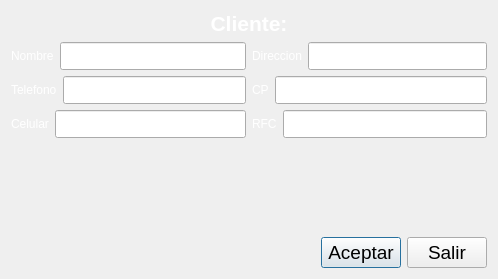
<?xml version="1.0" encoding="UTF-8"?>
<ui version="4.0">
 <class>dialogo_detalle_cliente</class>
 <widget class="QDialog" name="dialogo_detalle_cliente">
  <property name="geometry">
   <rect>
    <x>0</x>
    <y>0</y>
    <width>498</width>
    <height>279</height>
   </rect>
  </property>
  <property name="windowTitle">
   <string>Cliente</string>
  </property>
  <property name="styleSheet">
   <string notr="true">QDialog{background:black url(&quot;imagenes/cliente.png&quot;) no-repeat left bottom}
QPushButton{font-size:14pt}
QLineEdit{padding:5px;}
QLabel{color:white}
</string>
  </property>
  <layout class="QVBoxLayout" name="verticalLayout_3">
   <item>
    <widget class="QLabel" name="label_7">
     <property name="font">
      <font>
       <pointsize>16</pointsize>
       <weight>75</weight>
       <bold>true</bold>
      </font>
     </property>
     <property name="text">
      <string>Cliente:</string>
     </property>
     <property name="alignment">
      <set>Qt::AlignCenter</set>
     </property>
    </widget>
   </item>
   <item>
    <layout class="QHBoxLayout" name="horizontalLayout_7">
     <item>
      <layout class="QVBoxLayout" name="verticalLayout">
       <item>
        <layout class="QHBoxLayout" name="horizontalLayout">
         <item>
          <widget class="QLabel" name="label">
           <property name="text">
            <string>Nombre</string>
           </property>
          </widget>
         </item>
         <item>
          <widget class="QLineEdit" name="line_nombre"/>
         </item>
        </layout>
       </item>
       <item>
        <layout class="QHBoxLayout" name="horizontalLayout_2">
         <item>
          <widget class="QLabel" name="label_2">
           <property name="text">
            <string>Telefono</string>
           </property>
          </widget>
         </item>
         <item>
          <widget class="QLineEdit" name="line_telefono"/>
         </item>
        </layout>
       </item>
       <item>
        <layout class="QHBoxLayout" name="horizontalLayout_3">
         <item>
          <widget class="QLabel" name="label_3">
           <property name="text">
            <string>Celular</string>
           </property>
          </widget>
         </item>
         <item>
          <widget class="QLineEdit" name="line_celular"/>
         </item>
        </layout>
       </item>
      </layout>
     </item>
     <item>
      <layout class="QVBoxLayout" name="verticalLayout_2">
       <item>
        <layout class="QHBoxLayout" name="horizontalLayout_4">
         <item>
          <widget class="QLabel" name="label_4">
           <property name="text">
            <string>Direccion</string>
           </property>
          </widget>
         </item>
         <item>
          <widget class="QLineEdit" name="line_direccion"/>
         </item>
        </layout>
       </item>
       <item>
        <layout class="QHBoxLayout" name="horizontalLayout_5">
         <item>
          <widget class="QLabel" name="label_5">
           <property name="text">
            <string>CP</string>
           </property>
          </widget>
         </item>
         <item>
          <widget class="QLineEdit" name="line_cp"/>
         </item>
        </layout>
       </item>
       <item>
        <layout class="QHBoxLayout" name="horizontalLayout_6">
         <item>
          <widget class="QLabel" name="label_6">
           <property name="text">
            <string>RFC</string>
           </property>
          </widget>
         </item>
         <item>
          <widget class="QLineEdit" name="line_rfc"/>
         </item>
        </layout>
       </item>
      </layout>
     </item>
    </layout>
   </item>
   <item>
    <spacer name="verticalSpacer">
     <property name="orientation">
      <enum>Qt::Vertical</enum>
     </property>
     <property name="sizeHint" stdset="0">
      <size>
       <width>20</width>
       <height>59</height>
      </size>
     </property>
    </spacer>
   </item>
   <item>
    <layout class="QHBoxLayout" name="horizontalLayout_8">
     <item>
      <spacer name="horizontalSpacer">
       <property name="orientation">
        <enum>Qt::Horizontal</enum>
       </property>
       <property name="sizeHint" stdset="0">
        <size>
         <width>40</width>
         <height>20</height>
        </size>
       </property>
      </spacer>
     </item>
     <item>
      <widget class="QPushButton" name="pushButton">
       <property name="text">
        <string>Aceptar</string>
       </property>
      </widget>
     </item>
     <item>
      <widget class="QPushButton" name="pushButton_2">
       <property name="text">
        <string>Salir</string>
       </property>
      </widget>
     </item>
    </layout>
   </item>
  </layout>
 </widget>
 <resources/>
 <connections>
  <connection>
   <sender>line_nombre</sender>
   <signal>returnPressed()</signal>
   <receiver>line_telefono</receiver>
   <slot>setFocus()</slot>
   <hints>
    <hint type="sourcelabel">
     <x>168</x>
     <y>67</y>
    </hint>
    <hint type="destinationlabel">
     <x>168</x>
     <y>97</y>
    </hint>
   </hints>
  </connection>
  <connection>
   <sender>line_telefono</sender>
   <signal>returnPressed()</signal>
   <receiver>line_celular</receiver>
   <slot>setFocus()</slot>
   <hints>
    <hint type="sourcelabel">
     <x>122</x>
     <y>104</y>
    </hint>
    <hint type="destinationlabel">
     <x>124</x>
     <y>147</y>
    </hint>
   </hints>
  </connection>
  <connection>
   <sender>line_celular</sender>
   <signal>returnPressed()</signal>
   <receiver>line_direccion</receiver>
   <slot>setFocus()</slot>
   <hints>
    <hint type="sourcelabel">
     <x>230</x>
     <y>151</y>
    </hint>
    <hint type="destinationlabel">
     <x>357</x>
     <y>58</y>
    </hint>
   </hints>
  </connection>
  <connection>
   <sender>line_direccion</sender>
   <signal>returnPressed()</signal>
   <receiver>line_cp</receiver>
   <slot>setFocus()</slot>
   <hints>
    <hint type="sourcelabel">
     <x>453</x>
     <y>63</y>
    </hint>
    <hint type="destinationlabel">
     <x>442</x>
     <y>96</y>
    </hint>
   </hints>
  </connection>
  <connection>
   <sender>line_cp</sender>
   <signal>returnPressed()</signal>
   <receiver>line_rfc</receiver>
   <slot>setFocus()</slot>
   <hints>
    <hint type="sourcelabel">
     <x>360</x>
     <y>110</y>
    </hint>
    <hint type="destinationlabel">
     <x>362</x>
     <y>164</y>
    </hint>
   </hints>
  </connection>
  <connection>
   <sender>line_rfc</sender>
   <signal>returnPressed()</signal>
   <receiver>pushButton</receiver>
   <slot>setFocus()</slot>
   <hints>
    <hint type="sourcelabel">
     <x>399</x>
     <y>138</y>
    </hint>
    <hint type="destinationlabel">
     <x>378</x>
     <y>251</y>
    </hint>
   </hints>
  </connection>
  <connection>
   <sender>pushButton_2</sender>
   <signal>clicked()</signal>
   <receiver>dialogo_detalle_cliente</receiver>
   <slot>reject()</slot>
   <hints>
    <hint type="sourcelabel">
     <x>461</x>
     <y>255</y>
    </hint>
    <hint type="destinationlabel">
     <x>470</x>
     <y>218</y>
    </hint>
   </hints>
  </connection>
 </connections>
</ui>
